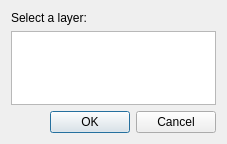
<?xml version="1.0" encoding="UTF-8"?>
<ui version="4.0">
 <class>SelectLayer_dialog_base</class>
 <widget class="QDialog" name="SelectLayer_dialog_base">
  <property name="geometry">
   <rect>
    <x>0</x>
    <y>0</y>
    <width>227</width>
    <height>144</height>
   </rect>
  </property>
  <property name="windowTitle">
   <string>Layer extent</string>
  </property>
  <property name="windowIcon">
   <iconset resource="../resources.qrc">
    <normaloff>:/plugins/DEMto3D/icons/demto3d.png</normaloff>:/plugins/DEMto3D/icons/demto3d.png</iconset>
  </property>
  <layout class="QVBoxLayout" name="verticalLayout">
   <item>
    <widget class="QLabel" name="label">
     <property name="focusPolicy">
      <enum>Qt::StrongFocus</enum>
     </property>
     <property name="text">
      <string>Select a layer:</string>
     </property>
    </widget>
   </item>
   <item>
    <widget class="QListWidget" name="LayerList">
     <property name="focusPolicy">
      <enum>Qt::StrongFocus</enum>
     </property>
    </widget>
   </item>
   <item>
    <widget class="QDialogButtonBox" name="buttonBox">
     <property name="focusPolicy">
      <enum>Qt::StrongFocus</enum>
     </property>
     <property name="locale">
      <locale language="English" country="UnitedStates"/>
     </property>
     <property name="orientation">
      <enum>Qt::Horizontal</enum>
     </property>
     <property name="standardButtons">
      <set>QDialogButtonBox::Cancel|QDialogButtonBox::Ok</set>
     </property>
    </widget>
   </item>
  </layout>
 </widget>
 <tabstops>
  <tabstop>label</tabstop>
  <tabstop>LayerList</tabstop>
  <tabstop>buttonBox</tabstop>
 </tabstops>
 <resources>
  <include location="../resources.qrc"/>
 </resources>
 <connections>
  <connection>
   <sender>buttonBox</sender>
   <signal>accepted()</signal>
   <receiver>SelectLayer_dialog_base</receiver>
   <slot>accept()</slot>
   <hints>
    <hint type="sourcelabel">
     <x>248</x>
     <y>254</y>
    </hint>
    <hint type="destinationlabel">
     <x>157</x>
     <y>274</y>
    </hint>
   </hints>
  </connection>
  <connection>
   <sender>buttonBox</sender>
   <signal>rejected()</signal>
   <receiver>SelectLayer_dialog_base</receiver>
   <slot>reject()</slot>
   <hints>
    <hint type="sourcelabel">
     <x>316</x>
     <y>260</y>
    </hint>
    <hint type="destinationlabel">
     <x>286</x>
     <y>274</y>
    </hint>
   </hints>
  </connection>
 </connections>
</ui>
